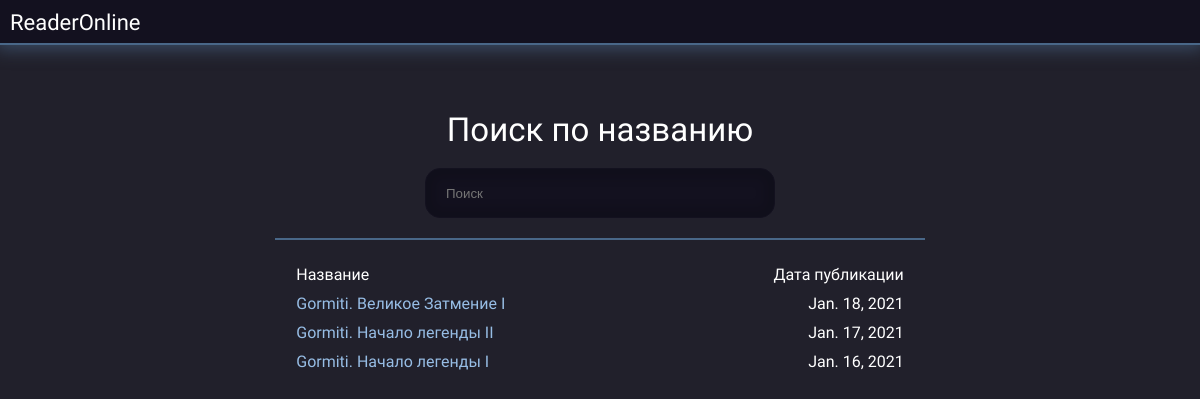
Before: / with the older database file.
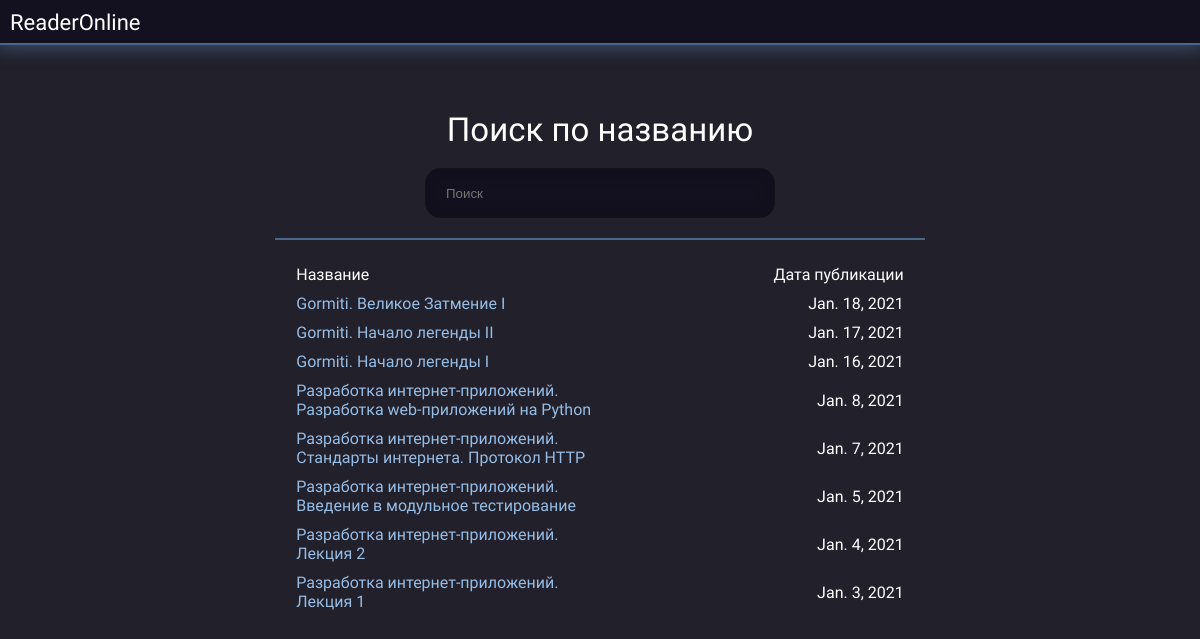
After: the same page with the newer database file.
### ComicsReader/models.py (models this page shows, shortened)
class Comic(models.Model):
    title = models.CharField('Название', max_length=255)
    codename = models.CharField('Кодовое название', max_length=255, unique=True)
    publication_date = models.DateField('Дата публикации')
    previous_issue = models.OneToOneField('self', related_name="+", on_delete=models.SET_NULL, null=True, blank=True, default=None)
    next_issue = models.OneToOneField('self', related_name="+", on_delete=models.SET_NULL, null=True, blank=True, default=None)

### ComicsReader/views.py (the view)
# urls.py: path('', views.comics, name='comics'),
def comics(request):
    return render(request, "ComicsReader/comics.html", {"comics_list": Comic.objects.order_by('-publication_date')})

### ComicsReader/templates/ComicsReader/comics.html (shortened to what this page needs)
{% extends 'ComicsReader/index.html' %}
{% block body %}
<div class="main-column">
{% if comics_list %}
    <div class="search-box">
        <p class="search-label">Поиск по названию</p>
        <input type="text" placeholder="Поиск" class="search-text" onkeyup="tableSearch()" autocomplete="off">
    </div>
    <table class="table">
        <tbody>
            <tr>
                <td>Название</td>
                <td class="right-table-column">Дата публикации</td>
            </tr>
            {% for comic in comics_list %}
            <tr>
                <td>
                    <a href="/read/{{ comic.id }}/">{{ comic.title }}</a>
                </td>
                <td class="right-table-column">
                    {{ comic.publication_date }}
                </td>
            </tr>
            {% endfor %}
        </tbody>
    </table>
{% else %}
<p>Список комиксов в данный момент пуст!</p>
{% endif %}
</div>
{% endblock %}

### ComicsReader/templates/ComicsReader/index.html (shortened to what this page needs)
{% load static %}
<html lang="ru">
<head>
    <link rel="stylesheet" href="{% static 'css/style.css' %}">
</head>
<body>
    <div class="header-box">
        <p>ReaderOnline</p>
    </div>
        {% block body %}
        {% endblock %}
</body>
</html>

### ComicsReader/static/css/style.css (style rules this page uses)
body { font-family: 'M PLUS 1p', sans-serif; margin: 0px; color: white; background-color: #21202b; }
.header-box { background-color: #13111f; border-bottom: 2px solid #496788; box-shadow: 0px 0px 18px 4px #4967889f; height: 43px; font-size: 22px; vertical-align: baseline; line-height: 45px; padding-left: 10px; padding-right: 10px; }
a { text-decoration: none; }
a:link { color: #97bde5; }
.main-column { max-width: 650px; width: 80%; margin-left: auto; margin-right: auto; margin-top: 80px; text-align: center; }
table { width: 95%; margin-left: auto; margin-right: auto; padding-bottom: 20px; border-collapse: collapse; }
.right-table-column { text-align: right; width: 50%; }
.search-box { border-bottom: 2px solid #496788; margin-bottom: 20px; }
.search-label { font-size: 33px; line-height: 10px; }
.search-text { width: 350px; height: 50px; margin-bottom: 20px; border: 1px solid #13111f; background-color: #13111f; padding: 10px 20px; border-radius: 15px; color: white; outline: none; box-shadow: inset 0px 0px 10px 10px #0000001f; }
td { padding: 5px; }

Changed rows visible on the page:
added Comic: title "Разработка интернет-приложений. Разработка web-приложений на Python", publication_date "Jan. 8, 2021"
added Comic: title "Разработка интернет-приложений. Стандарты интернета. Протокол HTTP", publication_date "Jan. 7, 2021"
added Comic: title "Разработка интернет-приложений. Введение в модульное тестирование", publication_date "Jan. 5, 2021"
added Comic: title "Разработка интернет-приложений. Лекция 2", publication_date "Jan. 4, 2021"
added Comic: title "Разработка интернет-приложений. Лекция 1", publication_date "Jan. 3, 2021"
